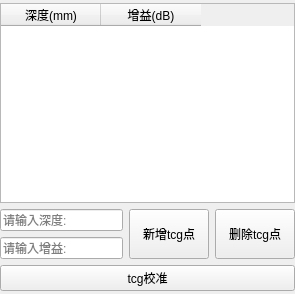
<?xml version="1.0" encoding="UTF-8"?>
<ui version="4.0">
 <class>TCGWidget</class>
 <widget class="QWidget" name="TCGWidget">
  <property name="geometry">
   <rect>
    <x>0</x>
    <y>0</y>
    <width>295</width>
    <height>291</height>
   </rect>
  </property>
  <property name="windowTitle">
   <string>Form</string>
  </property>
  <property name="styleSheet">
   <string notr="true"></string>
  </property>
  <layout class="QGridLayout" name="gridLayout">
   <property name="leftMargin">
    <number>0</number>
   </property>
   <property name="topMargin">
    <number>3</number>
   </property>
   <property name="rightMargin">
    <number>0</number>
   </property>
   <property name="bottomMargin">
    <number>3</number>
   </property>
   <item row="2" column="0">
    <widget class="QLineEdit" name="lineEdit_tcg_gain">
     <property name="placeholderText">
      <string>请输入增益:</string>
     </property>
    </widget>
   </item>
   <item row="0" column="0" colspan="3">
    <widget class="QTableWidget" name="tableWidget_tcg">
     <property name="sizePolicy">
      <sizepolicy hsizetype="Expanding" vsizetype="Preferred">
       <horstretch>0</horstretch>
       <verstretch>0</verstretch>
      </sizepolicy>
     </property>
     <property name="minimumSize">
      <size>
       <width>0</width>
       <height>200</height>
      </size>
     </property>
     <column>
      <property name="text">
       <string>深度(mm)</string>
      </property>
     </column>
     <column>
      <property name="text">
       <string>增益(dB)</string>
      </property>
     </column>
    </widget>
   </item>
   <item row="3" column="0" colspan="3">
    <widget class="QPushButton" name="pushButton_tcg_ok">
     <property name="text">
      <string>tcg校准</string>
     </property>
    </widget>
   </item>
   <item row="1" column="0">
    <widget class="QLineEdit" name="lineEdit_tcg_depth">
     <property name="placeholderText">
      <string>请输入深度:</string>
     </property>
    </widget>
   </item>
   <item row="1" column="1" rowspan="2">
    <widget class="QPushButton" name="pushButton_tcg_add">
     <property name="sizePolicy">
      <sizepolicy hsizetype="Minimum" vsizetype="Preferred">
       <horstretch>0</horstretch>
       <verstretch>0</verstretch>
      </sizepolicy>
     </property>
     <property name="text">
      <string>新增tcg点</string>
     </property>
    </widget>
   </item>
   <item row="1" column="2" rowspan="2">
    <widget class="QPushButton" name="pushButton_tcg_del">
     <property name="sizePolicy">
      <sizepolicy hsizetype="Minimum" vsizetype="Preferred">
       <horstretch>0</horstretch>
       <verstretch>0</verstretch>
      </sizepolicy>
     </property>
     <property name="text">
      <string>删除tcg点</string>
     </property>
     <property name="shortcut">
      <string>Del</string>
     </property>
    </widget>
   </item>
  </layout>
 </widget>
 <resources/>
 <connections/>
</ui>
